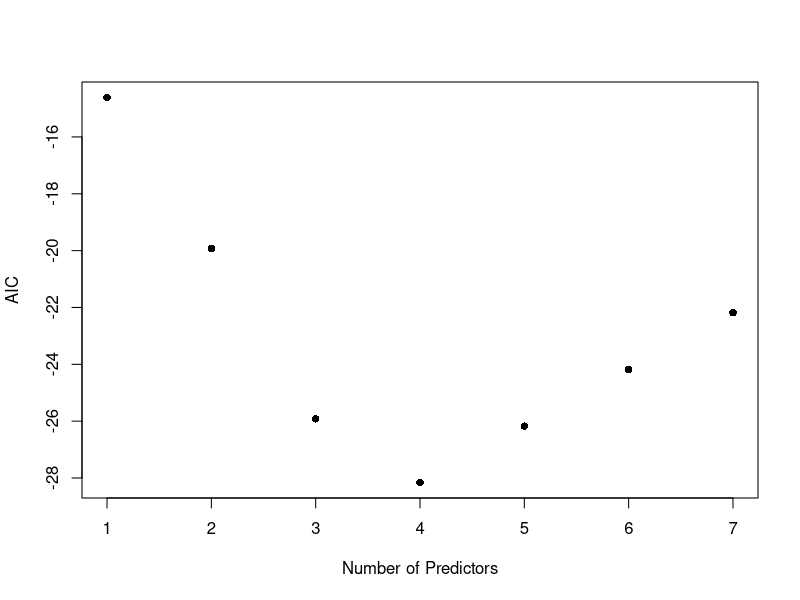
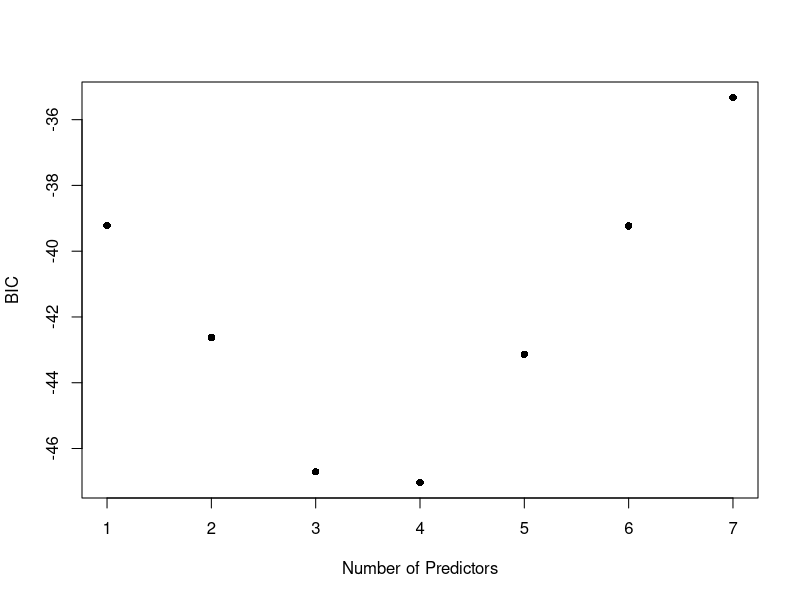
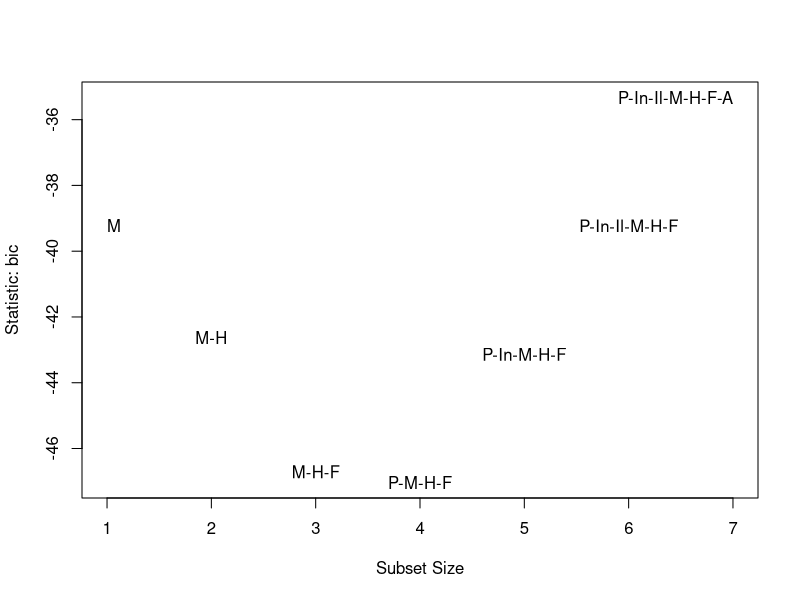
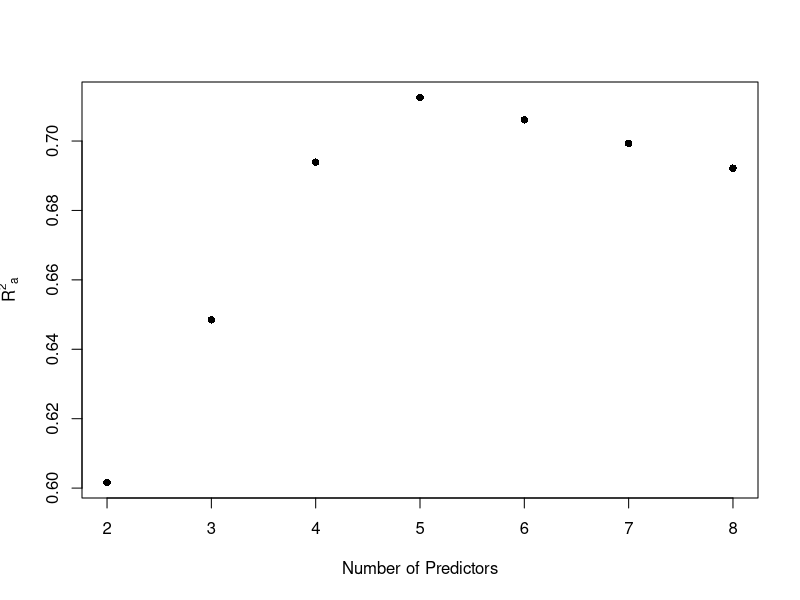
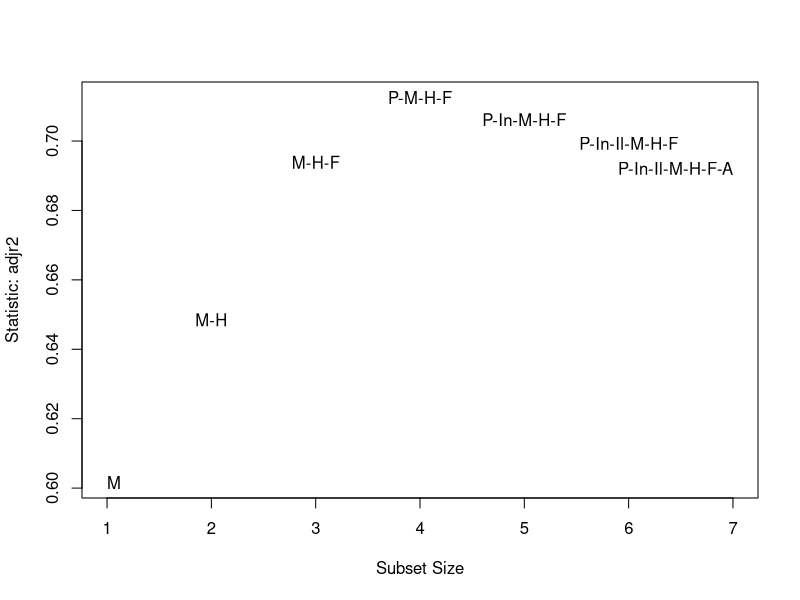
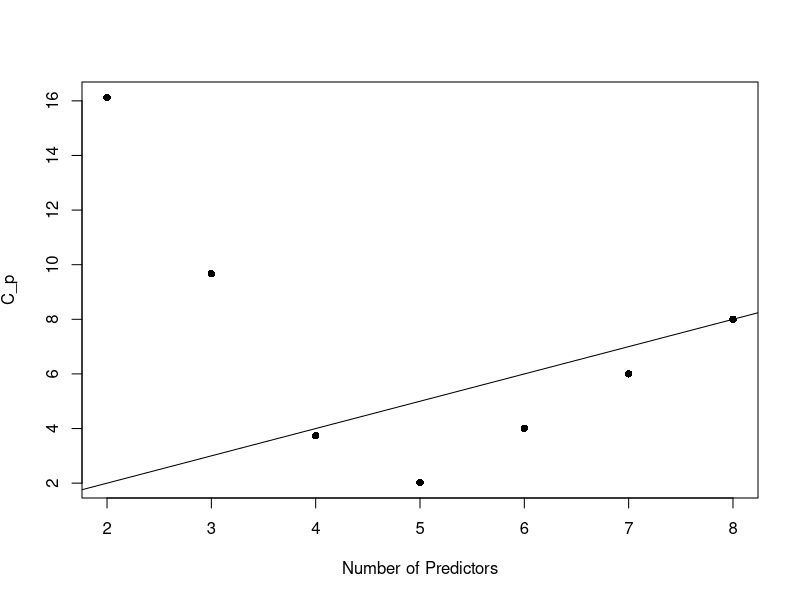
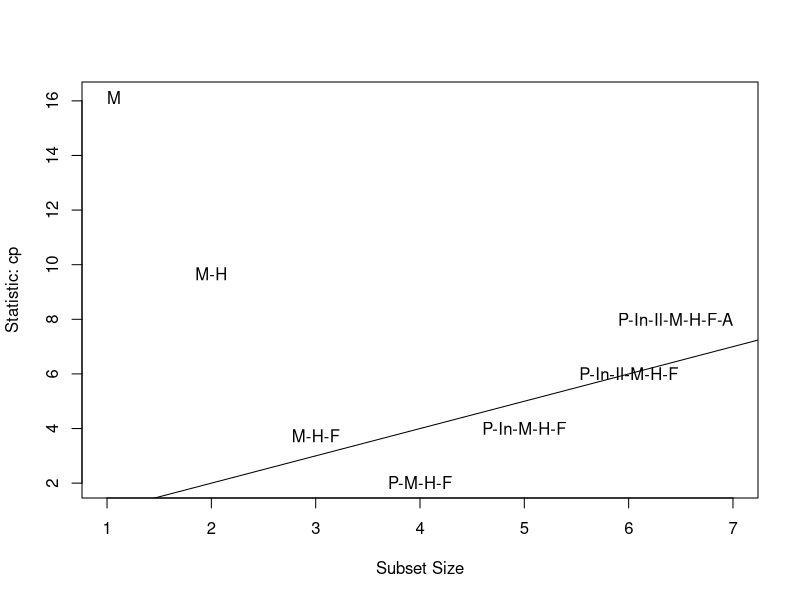
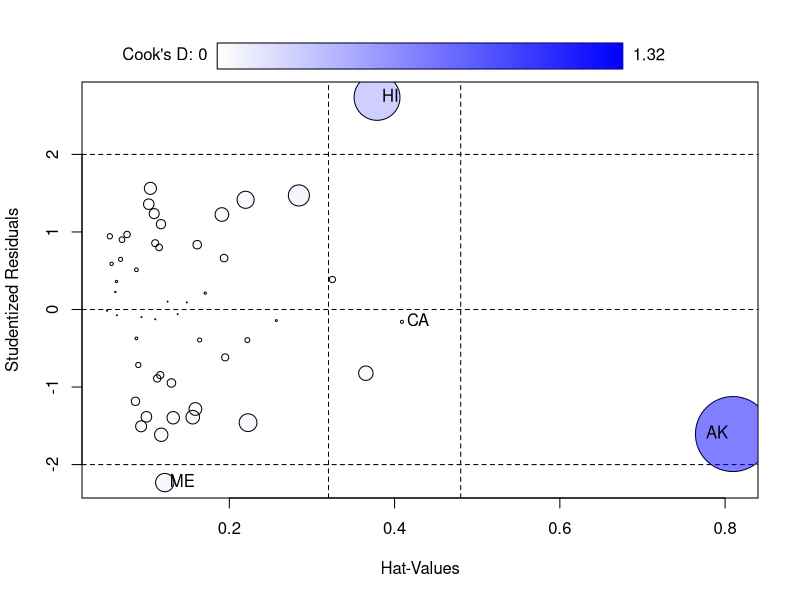

These figures' R source, in order: (Note: this script raises an error after producing the figures.)
## ---- chunk 1
#| message: false
library(tidyverse)
library(car)  # to access subsets function
library(leaps)  # to access regsubets function
library(caret)  # functions for model training 
## ---- chunk 2
data(state)
statedata <- data.frame(state.x77, row.names = state.abb)
#head(statedata)
summary(statedata)
## ---- chunk 3
lmod <- lm(Life.Exp ~ ., data = statedata)
summary(lmod)
## ---- chunk 4
# may need to install.package the first time
#library(leaps) # you need to load package every time you want to use it

# model selection by exhaustive search
best <- regsubsets(Life.Exp ~ ., data = statedata)
best_sum <- summary(best) # summarize model that minimizes RSS for each p
best_sum$which # nicer output
## ---- chunk 5
# What output is stored after running regsubsets
summary(best_sum)
## ---- chunk 6
n <- nrow(statedata) #number observation n=50
rss <- best_sum$rss # rss calculated for each model

# Compute AIC using the formula
AIC <- n * log(rss/n) + (2:8)*2  # we start at 2 since include intercept in all
plot(AIC ~ I(1:7), ylab = "AIC", xlab = "Number of Predictors", pch = 16)
## ---- chunk 7
(BIC <- best_sum$bic) # Exactly values from rs summary
#(BIC2 <- n * log(rss/n) + log(n)* (2:8))  # Using the formula
#BIC - BIC2 # The two differ by a constant
plot(BIC ~ I(1:7), ylab = "BIC", xlab = "Number of Predictors", pch = 16)
## ---- chunk 8
#library(car)
# stat can be “bic”, “cp”, “adjr2”, “rsq”, “rss”
subsets(best, statistic = "bic", legend = FALSE)
## ---- chunk 9
#summary(lmod) #gives R^2 for full model
(adjr <- best_sum$adjr) #pulls R_a^2 from regsubsets for each subset
## ---- chunk 10
p <- 2:8  # number of regressors (including intercept)
plot(adjr ~ p, ylab = expression({R^2}[a]), 
     xlab = "Number of Predictors", pch = 16)
## ---- chunk 11
subsets(best, statistic = "adjr2", legend = FALSE)
## ---- chunk 12
cp <- best_sum$cp # Display the C_p for each value of p
plot(cp ~ p, ylab = expression({C_p}), 
     xlab = "Number of Predictors", pch = 16)
abline(0,1) # plots line y=x
## ---- chunk 13
subsets(best, statistic = "cp", legend = FALSE)
abline(0,1) 
## ---- chunk 14
ersq <- numeric(n)  # store the squared error

for (i in 1:n){
  train.ds <- statedata[-i, ]
  test.ds <- statedata[i, ]
  tmod <- lm(Life.Exp ~ Population + Murder + HS.Grad + Frost, data = train.ds)
  predy <- predict(tmod, new = test.ds)
  y <- test.ds[1,4]
  ersq[i] <- (predy - y)^2
}

(tmse <- sum(ersq)) 
## ---- chunk 15
ersq <- numeric(n)

for (i in 1:n){
  train.ds <- statedata[-i, ]
  test.ds <- statedata[i, ]
  tmod <- lm(Life.Exp ~ Murder + HS.Grad + Frost, data = train.ds)
  predy <- predict(tmod, new = test.ds)
  y <- test.ds[1,4]
  ersq[i] <- (predy - y)^2
}

(tmse <- sum(ersq)) 
## ---- chunk 16
# you may need to install caret before running code
#library(caret)

# define training/test (control) data
cv_10fold <- trainControl(method="cv", number = 10) # 10-fold crossvalidation train/test data

# Set up full and our model with 4 regressors
f1 <- Life.Exp ~ . # formula for full model
f2 <- Life.Exp~Population + Murder + HS.Grad + Frost 

# Using training data to construct each model
modela <- train(f1, data = statedata, trControl=cv_10fold, method = "lm") #full
modelb <- train(f2, data = statedata, trControl=cv_10fold, method = "lm") #with 4 reg
print(modela) # full, 10-fold
## ---- chunk 17
print(modelb) # reduced, 10-fold
## ---- chunk 18
# leave-one-out crossvalidation train/test data
cv_loo <- trainControl(method="LOOCV") 

modelfull <- train(f1, data = statedata, trControl=cv_loo, method = "lm") #full
modelred <- train(f2, data = statedata, trControl=cv_loo, method = "lm") #with 4 reg
print(modelfull) # full, leave one out
## ---- chunk 19
print(modelred) # reduced, leave one out
## ---- chunk 20
#library(car)  # needed but we already loaded
influencePlot(lmod)
## ---- chunk 21
best2 <- regsubsets(Life.Exp ~., data = statedata, subset = (state.abb != "AK"))
best_sum2 <- summary(best2) 
best_sum2$which[which.max(best_sum2$adjr), ]
## ---- chunk 22
data(teengamb, package = "faraway")  # load data
summary(teengamb)
## ---- chunk 23
# fit full model
gamb_lmod <- lm(gamble ~ ., data = teengamb)
summary(gamb_lmod) # determine least significant predictor
## ---- chunk 24
# Values we'll need
n <- nobs(gamb_lmod)  # number of observations
p <- 2:5  # possible number of regressors
